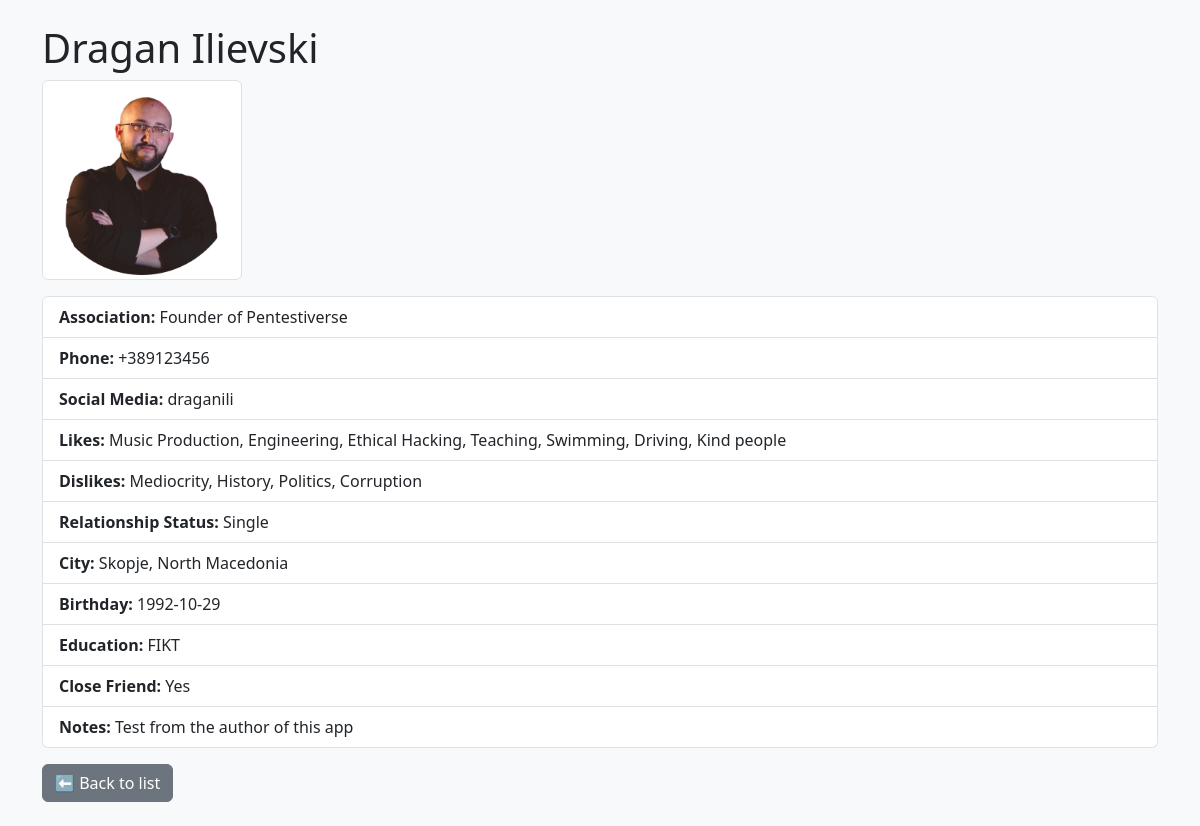
Page /contact/3 on the committed database.
### tables this page shows
CREATE TABLE contacts (
        id INTEGER PRIMARY KEY AUTOINCREMENT,
        full_name TEXT,
        association TEXT,
        phone TEXT,
        social_media TEXT,
        face_id TEXT,
        likes TEXT,
        dislikes TEXT,
        relationship_status TEXT,
        city TEXT,
        birthday TEXT,
        education TEXT,
        close_friend BOOLEAN,
        notes TEXT
    );

### app.py (the view)
@app.route("/contact/<int:contact_id>")
def view_contact(contact_id):
    conn = sqlite3.connect(DB_FILE)
    cursor = conn.cursor()
    cursor.execute("""
        SELECT id, full_name, association, phone, social_media, face_id, likes, dislikes,
               relationship_status, city, birthday, education, close_friend, notes
        FROM contacts WHERE id = ?
    """, (contact_id,))
    contact = cursor.fetchone()
    conn.close()
    if not contact:
        return "Contact not found", 404
    return render_template("view_contact.html", contact=contact)

### templates/view_contact.html (shortened to what this page needs)
<!DOCTYPE html>
<html>
<head>
  <link href="https://cdn.jsdelivr.net/npm/bootstrap@5.3.2/dist/css/bootstrap.min.css" rel="stylesheet">
</head>
<body class="bg-light">
<div class="container py-4">
  <h1>{{ contact[1] }}</h1>
  {% if contact[5] %}
    <img src="{{ url_for('uploaded_file', filename=contact[5]) }}" alt="Face ID" class="img-thumbnail mb-3" width="200">
  {% endif %}
  <ul class="list-group">
    <li class="list-group-item"><b>Association:</b> {{ contact[2] }}</li>
    <li class="list-group-item"><b>Phone:</b> {{ contact[3] }}</li>
    <li class="list-group-item"><b>Social Media:</b> {{ contact[4] }}</li>
    <li class="list-group-item"><b>Likes:</b> {{ contact[6] }}</li>
    <li class="list-group-item"><b>Dislikes:</b> {{ contact[7] }}</li>
    <li class="list-group-item"><b>Relationship Status:</b> {{ contact[8] }}</li>
    <li class="list-group-item"><b>City:</b> {{ contact[9] }}</li>
    <li class="list-group-item"><b>Birthday:</b> {{ contact[10] }}</li>
    <li class="list-group-item"><b>Education:</b> {{ contact[11] }}</li>
    <li class="list-group-item"><b>Close Friend:</b> {{ 'Yes' if contact[12] else 'No' }}</li>
    <li class="list-group-item"><b>Notes:</b> {{ contact[13] }}</li>
  </ul>
  <a href="{{ url_for('index') }}" class="btn btn-secondary mt-3">⬅ Back to list</a>
</div>
</body>
</html>

### rows in the picture
contacts: full_name "Dragan Ilievski", face (picture), association "Founder of Pentestiverse", phone "+389123456", social_media "draganili", likes "Music Production, Engineering, Ethical Hacking, Teaching, Swimming, Driving, Kind people", dislikes "Mediocrity, History, Politics, Corruption", relationship_status "Single", city "Skopje, North Macedonia", birthday "1992-10-29", education "FIKT", close_friend "Yes", notes "Test from the author of this app"
